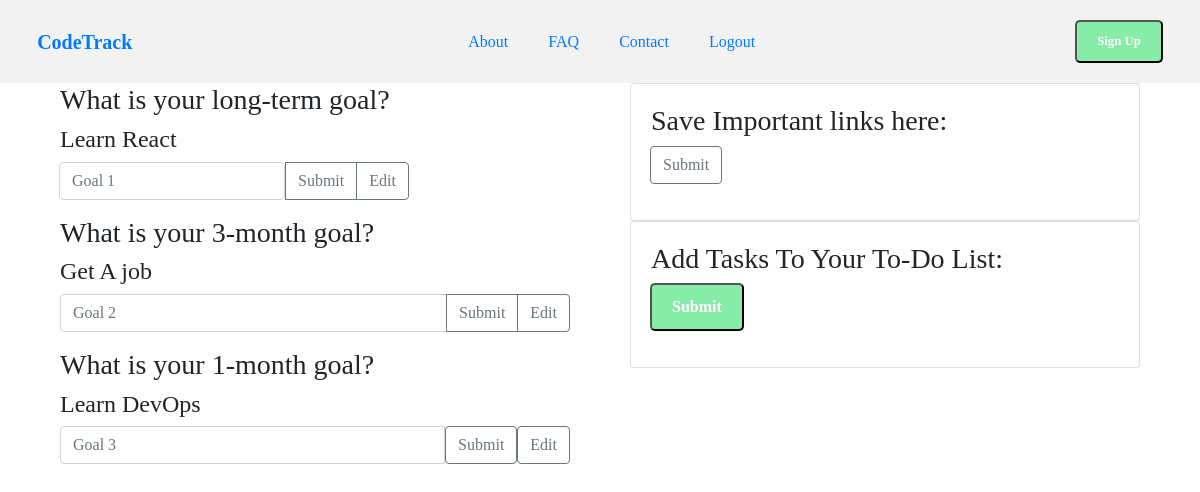
Page /myTrack (signed in) on the committed database.
### metrics/models.py (models this page shows)
class GoalOne(models.Model):
    text = models.CharField(max_length=40, default="Goal #1")
    user = models.ForeignKey(MyUser, on_delete = models.CASCADE,  related_name='+')
    def __str__(self):
        return self.text

class GoalTwo(models.Model):
    text = models.CharField(max_length=40, default="Goal #2")
    user = models.ForeignKey(MyUser, on_delete = models.CASCADE,  related_name='+')
    def __str__(self):
        return self.text

class GoalThree(models.Model):
    text = models.CharField(max_length=40, default="Goal #3")
    user = models.ForeignKey(MyUser, on_delete = models.CASCADE,  related_name='+')
    def __str__(self):
        return self.text

### metrics/views.py (the view)
# urls.py: path('myTrack', views.load_myTrack, name='myTrack'),
def load_myTrack(request):
    form1 = GoalONEForm(request.POST)
    form2 = GoalTWOForm(request.POST)
    form3 = GoalTHREEForm(request.POST)
    try:
        user_id = request.user
        longtermgoal = GoalOne.objects.filter(user=user_id).first()
        threemonthgoal=GoalTwo.objects.filter(user=user_id).first()
        shorttermgoal = GoalThree.objects.filter(user=user_id).first()
        if longtermgoal == None:
            longtermgoal = "No long term goal is set."
        if threemonthgoal == None:
            threemonthgoal = "No three month goal is set."
        if shorttermgoal == None:
            shorttermgoal = "No short term goal is set."
        return render(request, 'metrics/mytrack.html', {'form1': form1,'form2': form2, 'form3': form3, 'longtermgoal': longtermgoal, 'threemonthgoal': threemonthgoal, 'shorttermgoal': shorttermgoal})
    except:
        return render(request, 'metrics/mytrack.html', {'form1': form1, 'form2': form2, 'form3': form3})

### metrics/forms.py
class GoalONEForm(forms.Form):
    text = forms.CharField(max_length=40,
    widget=forms.TextInput(
        attrs={
            'id': 'goal_1_input',
            'class':'form-control',
            'placeholder': 'Goal 1',
            'aria-label': ' set a new Goal 1.',
            'aria-describedby': 'add_goal1_btn'
            }))
    class Meta:
        model = GoalOne
        fields =['text', 'user']

class GoalTWOForm(forms.Form):
    text = forms.CharField(max_length=40,
    widget=forms.TextInput(
        attrs={
            'id': 'goal_2_input',
            'class': 'form-control',
            'placeholder': 'Goal 2',
            'aria-label': 'Set a new goal 2. ',
            'aria-describedby': 'button-addon4'
            }))
    class Meta:
        model = GoalTwo
        fields =['text', 'user']

### metrics/templates/metrics/mytrack.html (shortened to what this page needs)
<!DOCTYPE html>
{% load static %}
<html lang="en">
  <head>
    <link
      rel="stylesheet"
      href="https://stackpath.bootstrapcdn.com/bootstrap/4.4.1/css/bootstrap.min.css"
    />
    <link rel=stylesheet href="{% static 'css/style.css' %}" />
  </head>
  <body>
    <nav>
       <a class="navbar-brand logo" href="/"><strong><span class="logo-one">Code</span><span class="logo-two">Track</span></strong></a>
      <div class="menu">
        <div class="menu_items"><a href="/">About</a></div>
        <div class="menu_items"><a href="#">FAQ</a></div>
        <div class="menu_items"><a href="#">Contact</a></div>
        <div class="menu_items"><a href="{% url 'logout' %}">Logout</a></div>
      </div>
      <button class="btn_one">Sign Up</button>
    </nav>
    <main class="container">
      <div class="myTrack">
        <div class="row">
          <div class="col-md">
            <section class="container goals">
                <h3>What is your long-term goal?</h3>
                <div class="form-group">
                     <h4 id='longtermgoal'>
                         {{ longtermgoal }}
                         </h4>
                     <form action="{% url 'add_GoalOne' %}" method="POST" role="form1">
                        <div class="input-group">
                        <div class="input-group-append">
                             {{ form1.text }}
                            <button type="submit" class="btn btn-outline-secondary" id="add_goal1_btn">Submit</button>
                            <button type="button" class="btn btn-outline-secondary" id="goal1_edit">Edit</button>
                        </div>
                        </div>
                     </form>
                    </div>
                <h3>What is your 3-month goal?</h3>
                <div class="form-group">
                    <h4 id="threemonthgoal">
                     {{ threemonthgoal }}
                     </h4>
                    <form action="{% url 'add_GoalTwo' %}" method="POST" role="form2">
                            <div class="input-group">
                                {{ form2.text }}
                              <div class="input-group-append">
                              <button type="submit" class="btn btn-outline-secondary" id="add_goal2_btn">Submit</button>
                              <button type="button" class="btn btn-outline-secondary" id="goal2_edit">Edit</button>
                              </div>
                             </div>
                        </form>
                </div>
                <h3>What is your 1-month goal?</h3>
                <h4 id="shorttermgoal">
                 {{ shorttermgoal }}
                </h4>
                <div class="form-group">
                      <form action="{% url 'add_GoalThree' %}" method="POST" role="form3">
                            <div class="input-group">
                                {{ form3.text }}
                              <button type="submit" class="btn btn-outline-secondary" id="add_goal3_btn">Submit</button>
                              <button type="button" class="btn btn-outline-secondary" id="goal3_edit">Edit</button>
                             </div>
                        </form>
                </div>
            </section>
          </div>
          <br />
          <section/section class="col-md">
          <section class="container links">
            <div class="card card-body">
                <h3>Save Important links here:</h3>
                <div class="form-group">
                 <form action="{% url 'add_Bookmark' %}" method="POST" role="form4">
                    <div class="input_form_column">
                     <div class="input-group-append" id="button-addon4">
                     <button  class="btn btn-outline-secondary" id="add-btn">Submit</button>
                     </div>
                    </div>
                 </form>
           </div>
            </div>
          </section>
          <section class="container links">
            <div class="card card-body">
                <h3>Add Tasks To Your To-Do List:</h3>
                <div class="form-group">
                <form action="{% url 'addGoal' %}" method="POST" role="form">
                    <div class="input_form">
                    <div class="input-group-append" id="button-addon4">
                    <button id="add-btn">Submit</button>
                    </div>
                    </div>
                </form>
                </div>
                </div>
            </div>
        </div>
    </main>
  </body>
</html>

### static/css/style.css (style rules this page uses)
* { margin: 0; padding: 0; box-sizing: border-box; }
a { text-decoration: none; }
body { font-family: Avenir; font-size: 16px; }
button { background-color: #87ECA8; border-radius: 5px; color: #FFFFFF; font-size: 1em; font-weight: bold; padding: 10px 20px; }
.btn_one { font-size: .8em; }
.menu_items { padding: 0 20px; }
.menu { display: flex; text-align: center; padding: 0 300px; }
nav { background-color: #F3F2F2; display: flex; justify-content: center; align-items: center; padding: 20px 0; }

### rows in the picture
GoalOne: text "Learn React"
GoalTwo: text "Get A job"
GoalThree: text "Learn DevOps"
